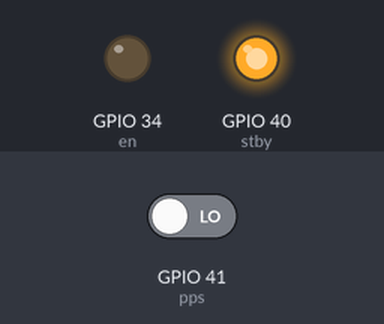
The program below on a simulated ESP32 board running MicroPython. On the bench: output pins drawn as LEDs (lit = HIGH). The inputs (shaded band) are chosen by the test bench; at power-on: GPIO 41 (pps) LOW. Pins used as bus, display or sensor lines are not drawn; what the program prints to the serial console is not drawn. At 6.0 s the program stops and its outputs stay as they are.

Above: at 0.1 s.
Timing chart, 0 to 1.6 s (numbered marks = the images above):
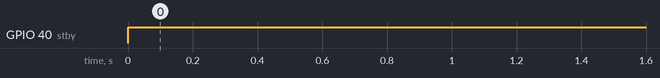

The program:

hello.py
```python
# (licence header left out)
from machine import Pin, UART
import time
en = Pin(34, Pin.OUT, value=0)      # active low: GNSS power on
stby = Pin(40, Pin.OUT, value=1)    # high: force awake
rst = Pin(42, Pin.OUT, value=1)     # high: not in reset
pps = Pin(41, Pin.IN)
u = UART(1, baudrate=9600, tx=38, rx=39, rxbuf=4096)
t0 = time.ticks_ms(); buf = b""; edges = 0; last = pps.value()
while time.ticks_diff(time.ticks_ms(), t0) < 6000:
    d = u.read()
    if d: buf += d
    v = pps.value()
    if v and not last: edges += 1
    last = v
print("bytes", len(buf), "pps edges", edges)
for line in buf.split(b"\r\n")[:14]:
    print(line[:100])
```

Measured:
- by itself, GPIO 40 (stby): LOW → HIGH at 0.00 s
